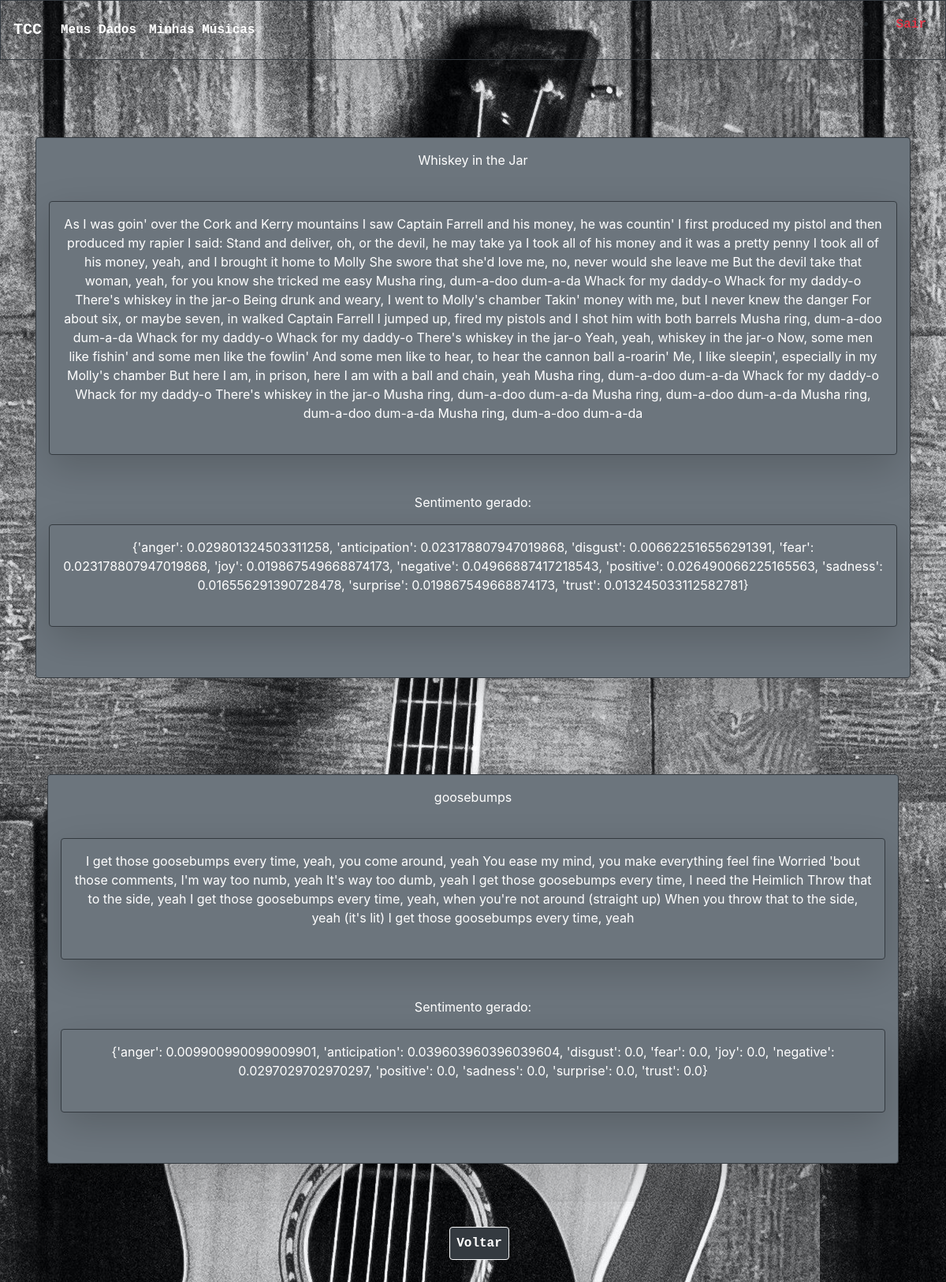
Screenshot of /lista/3 (signed in) with the database file from the repository.
### AnaliseSentimentos/models.py (models this page shows, shortened)
class Letra(models.Model):
    nomeM = models.CharField(max_length=150, verbose_name='')
    letra = models.TextField(max_length=10000, verbose_name='', unique=True)
    sentimento = models.TextField(max_length=100000)
    usuario = models.ForeignKey(User, on_delete=models.PROTECT)

### AnaliseSentimentos/views.py (the view, shortened to what this page needs)
# urls.py: path('lista/<int:pk>', lista.as_view(), name='letra'),
class lista(LoginRequiredMixin, ListView):
    model = LetraList
    template_name: str = 'lista.html'
    queryset = Letra.objects.order_by('letra')
    sentimento = property('letra')
    login_url: reverse_lazy('login')
    def get_queryset(self):
        self.queryset = Letra.objects.filter(usuario=self.request.user)
        return self.queryset

### AnaliseSentimentos/templates/lista.html (shortened to what this page needs)
<!DOCTYPE html>
<html lang="pt-br">
<link rel="stylesheet" href="https://stackpath.bootstrapcdn.com/bootstrap/4.4.1/css/bootstrap.min.css"
 />
<link rel="stylesheet" href="/static/css/style.css" />
{% load static %}
<body background="../static/img/fundo.jpg">
    <nav class="navbar navbar-expand-sm navbar navbar-dark bg-transparent
        shadow-lg p-3 mb-4 border border-dark rounde ">
        <a class="navbar-brand font-weight-bold text-monospace" href="/letra">TCC</a>
        <div class="collapse navbar-collapse" id="navbarSupportedContent">
            <ul class="navbar-nav mr-auto">
                <li class="nav-item active">
                    <a class="nav-link font-weight-bold text-monospace" href="/informacoes">Meus Dados </a>
                </li>
                <li class="nav-item active">
                    <a class="nav-link font-weight-bold text-monospace" href="/letras">Minhas Músicas </a>
                </li>
            </ul>
            <ul>
                <li class="nav-item active">
                 <a role="button" href="{% url 'logout' %}" id="botao" class="text-center ml-3 mt-3 mb-3 p-2 text-danger
            border-light font-weight-bold text-monospace align-left ">Sair</a>
                </li>
            </ul>
        </div>
    </nav>
   <body img background="../static/img/fundo.jpg">
   </body>
            {% for letra in object_list %}
      <div class="container text-white" id="container">
    <div class="container-fluid flex border border-dark zz
    shadow-lg p-3 mb-5 bg-secondary rounded
    p-2 mt-3 mb-3 mx-auto p-2 text-center">
    {{letra.nomeM}}<br><br>
    <div class="container-fluid flex border border-dark zz
    shadow-lg p-3 mb-5 bg-secondary rounded
    p-2 mt-3 mb-3 mx-auto p-2 text-center">
   {{letra.letra}}<br><br>
 </div>
   <p>  Sentimento gerado:</p>
    <div class="container-fluid flex border border-dark zz
    shadow-lg p-3 mb-5 bg-secondary rounded
    p-2 mt-3 mb-3 mx-auto p-2 text-center">
   {{letra.sentimento}}<br><br>
</div>
</div>
                   {% endfor %}
  <div class="container-fluid
    shadow-lg p-3 mb-5 bg-transparent rounded
    p-2 mt-3 mb-3 mx-auto p-2 text-center">
      <div>
            <a role="button" href="/letras/" id="botao" class="btn btn-dark text-center ml-3 mt-3 mb-3 block p-2
        border-light font-weight-bold text-monospace">Voltar</a>
      </div>
      </div>
</body>
</html>

### AnaliseSentimentos/static/css/style.css (style rules this page uses)
#container { padding-top: 58px; padding-bottom: 58px; }

### rows the page displays
Letra: nomeM "Whiskey in the Jar", letra "As I was goin' over the Cork and Kerry mountains I saw Captain Farrell and his money, he was countin' I first produced my pistol and then produced my rapier I said: Stand and deliver, oh, or the devil, he may take ya I took all of his money and it was a pretty penny I took all of his money, yeah, and I brought it home to Molly She swore that she'd love me, no, never would she leave me But the devil take that woman, yeah, for you know she tricked me easy Musha ring, dum-a-doo dum-a-da Whack for my daddy-o Whack for my daddy-o There's whiskey in the jar-o Being drunk and weary, I went to Molly's chamber Takin' money with me, but I never knew the danger For about six, or maybe seven, in walked…", sentimento "{'anger': 0.029801324503311258, 'anticipation': 0.023178807947019868, 'disgust': 0.006622516556291391, 'fear': 0.023178807947019868, 'joy': 0.019867549668874173, 'negative': 0.04966887417218543, 'positive': 0.026490066225165563, 'sadness': 0.016556291390728478, 'surprise': 0.019867549668874173, 'trust': 0.013245033112582781}"
Letra: nomeM "goosebumps", letra "I get those goosebumps every time, yeah, you come around, yeah You ease my mind, you make everything feel fine Worried 'bout those comments, I'm way too numb, yeah It's way too dumb, yeah I get those goosebumps every time, I need the Heimlich Throw that to the side, yeah I get those goosebumps every time, yeah, when you're not around (straight up) When you throw that to the side, yeah (it's lit) I get those goosebumps every time, yeah", sentimento "{'anger': 0.009900990099009901, 'anticipation': 0.039603960396039604, 'disgust': 0.0, 'fear': 0.0, 'joy': 0.0, 'negative': 0.0297029702970297, 'positive': 0.0, 'sadness': 0.0, 'surprise': 0.0, 'trust': 0.0}"
